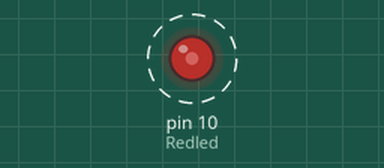
Bench run of a sketch on a simulated Arduino Uno, built with avr-gcc and run on an emulated ATmega328P. On the bench: output pins drawn as LEDs (lit = HIGH). Dashed ring = blinking.

Above: at 0.05 s.
Timing chart, 0 to 4.6 s (numbered marks = the images above):
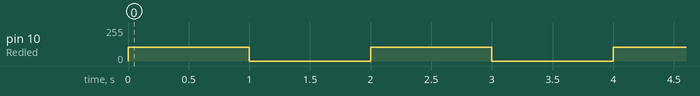

Measured:
- by itself, pin 10 (Redled): alternates 102/255 for 1.0 s and 0/255 for 1.0 s

The sketch:

LED.ino
```cpp
int Redled=10;

void setup() {
  pinMode(Redled,OUTPUT);


  // put your setup code here, to run once:

}

void loop() {
 analogWrite(Redled,102);
 delay(1000);

 analogWrite(Redled,0);
 delay(1000);
  // put your main code here, to run repeatedly:

}
```
